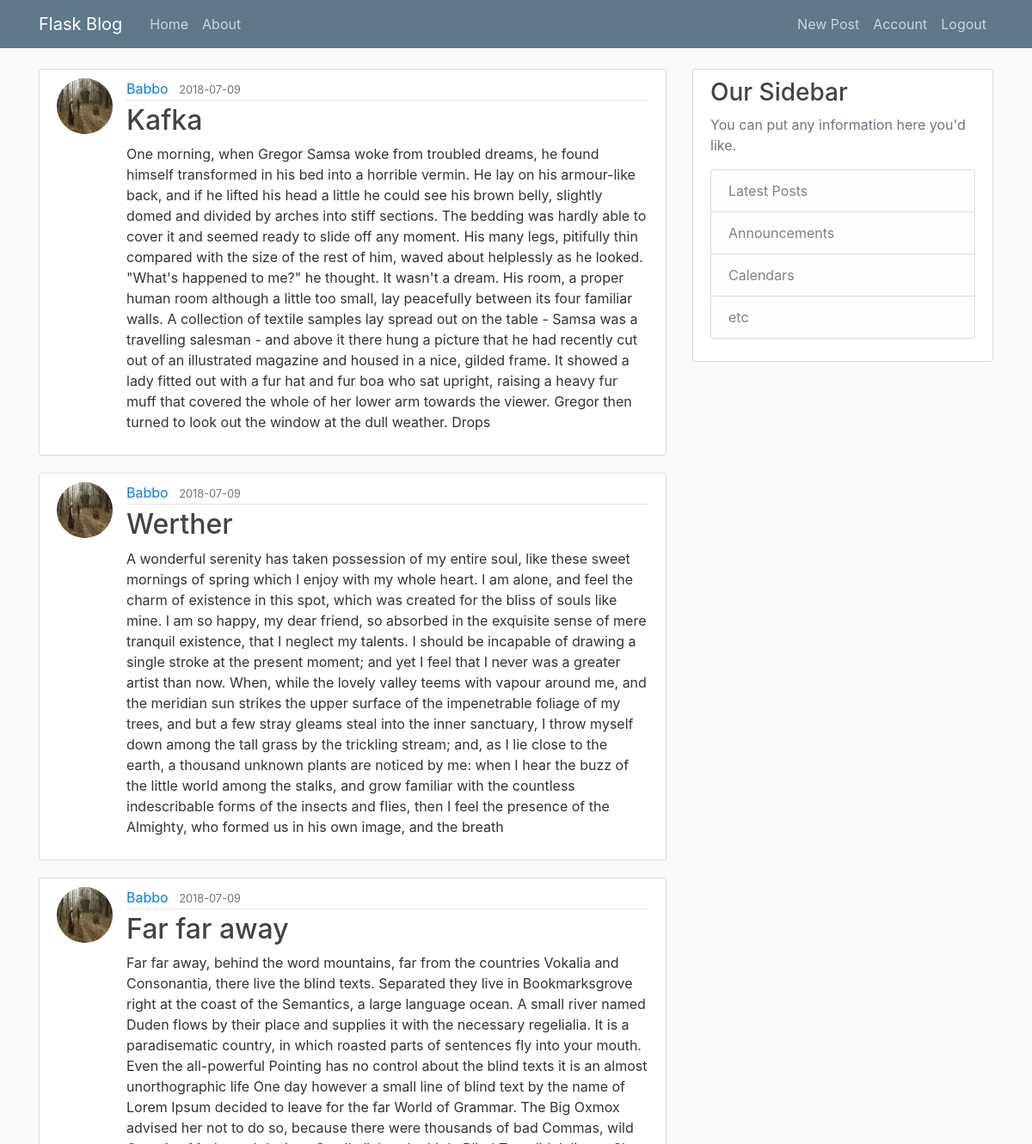
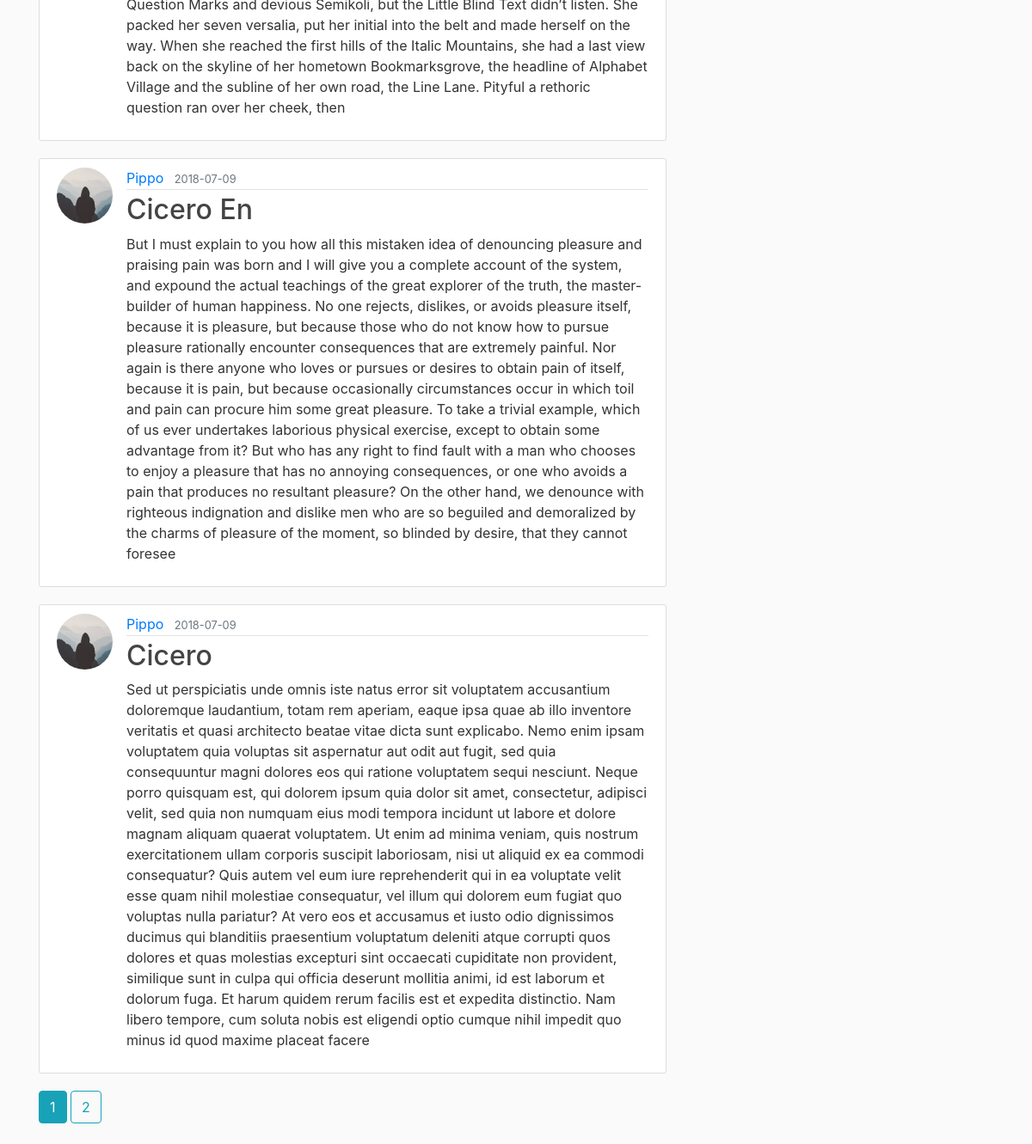
/home (signed in), run on the app's committed database (2 pictures, top to bottom).
### flaskblog/models.py (models this page shows, shortened)
class Post(db.Model):
    id = db.Column(db.Integer, primary_key=True)
    title = db.Column(db.String(100), nullable=False)
    date_posted = db.Column(db.DateTime, nullable=False, default=datetime.utcnow)
    content = db.Column(db.Text, nullable = False)
    user_id = db.Column(db.Integer, db.ForeignKey('user.id'), nullable=False)

class User(db.Model, UserMixin):
    id = db.Column(db.Integer, primary_key = True)
    username = db.Column(db.String(20), unique = True, nullable = False)
    email = db.Column(db.String(120), unique=True, nullable=False)
    image_file = db.Column(db.String(20), nullable=False, default='default.jpg')
    password = db.Column(db.String(60), nullable = False)
    posts = db.relationship('Post', backref='author', lazy=True)

### flaskblog/main/routes.py (the view)
@main.route("/")
@main.route("/home")
def home():
    page = request.args.get('page', 1, type=int)
    posts = Post.query.order_by(Post.date_posted.desc()).paginate(page=page, per_page=5)
    print posts
    return render_template("home.html", posts=posts)

### flaskblog/models.py (called while the page is built)
@login_manager.user_loader
def load_user(user_id):
    return User.query.get(int(user_id))

### flaskblog/templates/home.html
{% extends "layout.html" %}
{% block content %}
    {% for post in posts.items %}
        <article class="media content-section">
          <img src="{{ url_for('static', filename='profile_pics/' + post.author.image_file) }}" class="rounded-circle article-img">
          <div class="media-body">
            <div class="article-metadata">
              <a class="mr-2" href="{{ url_for('users.user_posts', username=post.author.username) }}">{{ post.author.username }}</a>
              <small class="text-muted">{{ post.date_posted.strftime('%Y-%m-%d') }}</small>
            </div>
            <h2><a class="article-title" href="{{ url_for('posts.post', post_id=post.id) }}">{{ post.title }}</a></h2>
            <p class="article-content">{{ post.content }}</p>
          </div>
        </article>
    {% endfor %}
    {% for page_num in posts.iter_pages(left_edge=1, right_edge=1, left_current=1, right_current=2) %}
        {% if page_num %}
            {% if posts.page == page_num %}
                <a class="btn btn-info mb-4" href="{{ url_for('main.home', page=page_num) }}">{{ page_num }}</a>
            {% else %}
                <a class="btn btn-outline-info mb-4" href="{{ url_for('main.home', page=page_num) }}">{{ page_num }}</a>
            {% endif %}
        {% else %}
            ...
        {% endif %}
    {% endfor %}
{% endblock content %}

### flaskblog/static/main.css (style rules this page uses)
body { background: #fafafa; color: #333333; margin-top: 5rem; }
h1, h2, h3, h4, h5, h6 { color: #444444; }
.content-section { background: #ffffff; padding: 10px 20px; border: 1px solid #dddddd; border-radius: 3px; margin-bottom: 20px; }
.article-title { color: #444444; }
.article-content { white-space: pre-line; }
.article-img { height: 65px; width: 65px; margin-right: 16px; }
.article-metadata { padding-bottom: 1px; margin-bottom: 4px; border-bottom: 1px solid #e3e3e3 }

### data on the page
Post: image_file (picture), author.username "Babbo", date_posted "2018-07-09", title "Kafka", content "One morning, when Gregor Samsa woke from troubled dreams, he found himself transformed in his bed into a horrible vermin. He lay on his armour-like back, and if he lifted his head a little he could see his brown belly, slightly domed and divided by arches into stiff sections. The bedding was hardly able to cover it and seemed ready to slide off any moment. His many legs, pitifully thin compared with the size of the rest of him, waved about helplessly as he looked. \"What's happened to me?\" he thought. It wasn't a dream. His room, a proper human room although a little too small, lay peacefully between its four familiar walls. A collection of textile samples lay spread out on the table - Samsa…"
Post: image_file (picture), author.username "Babbo", date_posted "2018-07-09", title "Werther", content "A wonderful serenity has taken possession of my entire soul, like these sweet mornings of spring which I enjoy with my whole heart. I am alone, and feel the charm of existence in this spot, which was created for the bliss of souls like mine. I am so happy, my dear friend, so absorbed in the exquisite sense of mere tranquil existence, that I neglect my talents. I should be incapable of drawing a single stroke at the present moment; and yet I feel that I never was a greater artist than now. When, while the lovely valley teems with vapour around me, and the meridian sun strikes the upper surface of the impenetrable foliage of my trees, and but a few stray gleams steal into the inner sanctuary,…"
Post: image_file (picture), author.username "Babbo", date_posted "2018-07-09", title "Far far away", content "Far far away, behind the word mountains, far from the countries Vokalia and Consonantia, there live the blind texts. Separated they live in Bookmarksgrove right at the coast of the Semantics, a large language ocean. A small river named Duden flows by their place and supplies it with the necessary regelialia. It is a paradisematic country, in which roasted parts of sentences fly into your mouth. Even the all-powerful Pointing has no control about the blind texts it is an almost unorthographic life One day however a small line of blind text by the name of Lorem Ipsum decided to leave for the far World of Grammar. The Big Oxmox advised her not to do so, because there were thousands of bad…"
Post: image_file (placeholder picture), author.username "Pippo", date_posted "2018-07-09", title "Cicero En", content "But I must explain to you how all this mistaken idea of denouncing pleasure and praising pain was born and I will give you a complete account of the system, and expound the actual teachings of the great explorer of the truth, the master-builder of human happiness. No one rejects, dislikes, or avoids pleasure itself, because it is pleasure, but because those who do not know how to pursue pleasure rationally encounter consequences that are extremely painful. Nor again is there anyone who loves or pursues or desires to obtain pain of itself, because it is pain, but because occasionally circumstances occur in which toil and pain can procure him some great pleasure. To take a trivial example,…"
Post: image_file (placeholder picture), author.username "Pippo", date_posted "2018-07-09", title "Cicero", content "Sed ut perspiciatis unde omnis iste natus error sit voluptatem accusantium doloremque laudantium, totam rem aperiam, eaque ipsa quae ab illo inventore veritatis et quasi architecto beatae vitae dicta sunt explicabo. Nemo enim ipsam voluptatem quia voluptas sit aspernatur aut odit aut fugit, sed quia consequuntur magni dolores eos qui ratione voluptatem sequi nesciunt. Neque porro quisquam est, qui dolorem ipsum quia dolor sit amet, consectetur, adipisci velit, sed quia non numquam eius modi tempora incidunt ut labore et dolore magnam aliquam quaerat voluptatem. Ut enim ad minima veniam, quis nostrum exercitationem ullam corporis suscipit laboriosam, nisi ut aliquid ex ea commodi…"

### other printed values
{{ page_num }} "1"
{{ page_num }} "2"
